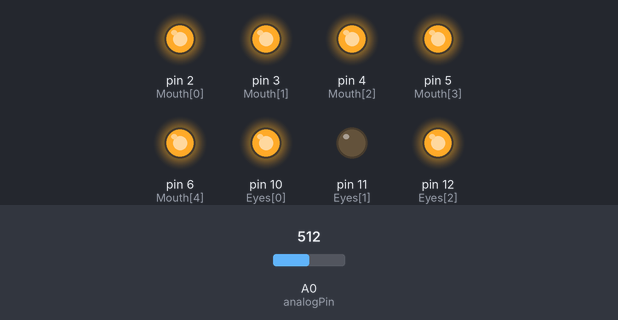
The sketch below on a simulated Arduino Uno, built with avr-gcc and run on an emulated ATmega328P. Shown: output pins drawn as LEDs (lit = HIGH). The test bench sets the inputs (shaded band); at power-on: A0 (analogPin) = 512. Random numbers use the default seed unless the sketch sets one.

Above: at 1.2 s.
1.3 s: A0 (analogPin) set to 0
At 2.44 s:
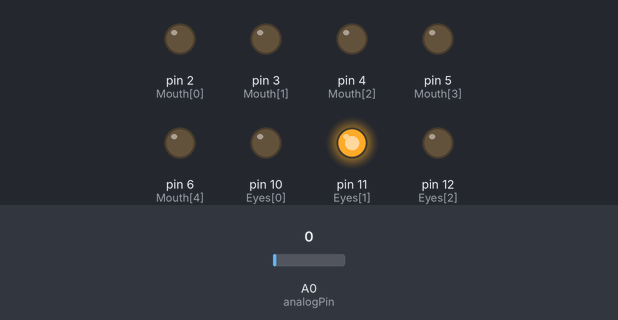
At 2.9 s:
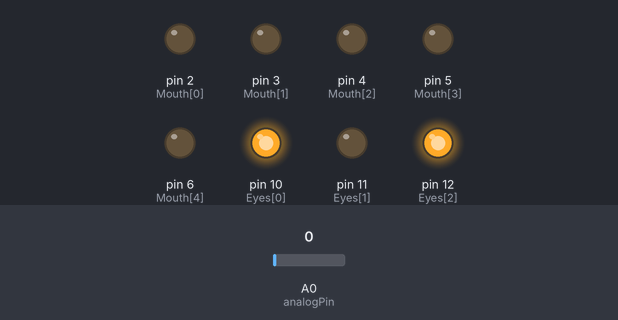
4.0 s: A0 (analogPin) set to 14
6.1 s: A0 (analogPin) set to 18
At 9.72 s:
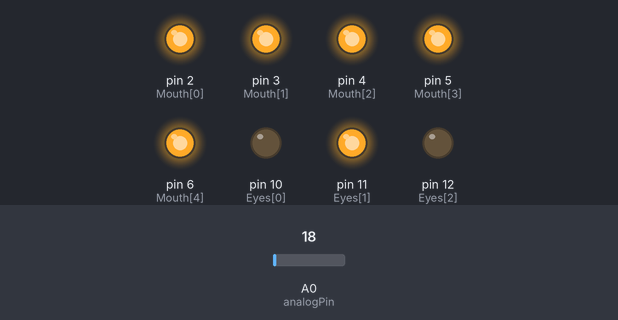
Timing chart, 0 to 16.6 s (numbered marks = the images above; inputs shaded):
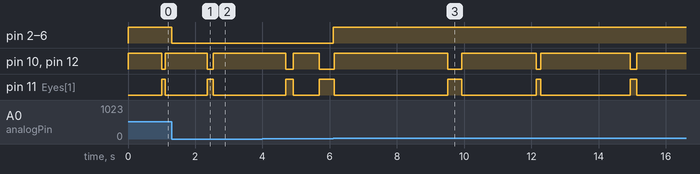

Measured:
- the behaviour switches between 15 and 16 on A0 (analogPin) (found by bisection; images 2 and 3)
- after the input at 1.3 s, pin 2 (Mouth[0]), pin 3 (Mouth[1]), pin 4 (Mouth[2]), pin 5 (Mouth[3]), pin 6 (Mouth[4]): HIGH → LOW at once
- after the input at 6.1 s, pin 2 (Mouth[0]), pin 3 (Mouth[1]), pin 4 (Mouth[2]), pin 5 (Mouth[3]), pin 6 (Mouth[4]): LOW → HIGH at once

The sketch:

final-10.ino
```cpp
/*
ChatBot 1.0
(c) Alain Mauer
https://alainsprojects.com/2025/05/03/the-chatbot/
*/

int Mouth[5] = {2,3,4,5,6}; //define the LEDs for the Mouth
int Eyes[3] = {10,11,12}; // define the LEDs for the Eyes
int TreshHold=15; // set the Audiotreshold
int val = 0;
int analogPin = A0;
int MouthCounter = 0;
unsigned long Timer = 0;
int EyeTime =1000;
int BlinkStatus=0;

void EyeOpen(){
  digitalWrite(Eyes[0],HIGH);digitalWrite(Eyes[1],LOW);digitalWrite(Eyes[2],HIGH);
  }
void EyeClose(){
  digitalWrite(Eyes[0],LOW);digitalWrite(Eyes[1],HIGH);digitalWrite(Eyes[2],LOW);
}
void setup() {

  pinMode(analogPin, INPUT);
  pinMode(10,OUTPUT);pinMode(11,OUTPUT);pinMode(12,OUTPUT);
  pinMode(2,OUTPUT);pinMode(3,OUTPUT);pinMode(4,OUTPUT);pinMode(5,OUTPUT);pinMode(6,OUTPUT);
  EyeOpen();
}


void loop() {
Timer=millis();
do{

  val = analogRead(analogPin);

  if (val > TreshHold) {digitalWrite (Mouth[0],HIGH);MouthCounter++; if (MouthCounter>4) MouthCounter=4; digitalWrite (Mouth[MouthCounter],HIGH);}
  if (val == 0) {MouthCounter=0;
              for (int i = 0; i <= 4; i++) {
                                            digitalWrite(Mouth[4-i], LOW);
                                            }
              }
}while(millis()-Timer<EyeTime);
BlinkStatus=!BlinkStatus;

if (BlinkStatus==1) {EyeClose();EyeTime=random(100,500);}
if (BlinkStatus==0) {EyeOpen();EyeTime=random(500,4000);}
}
```
